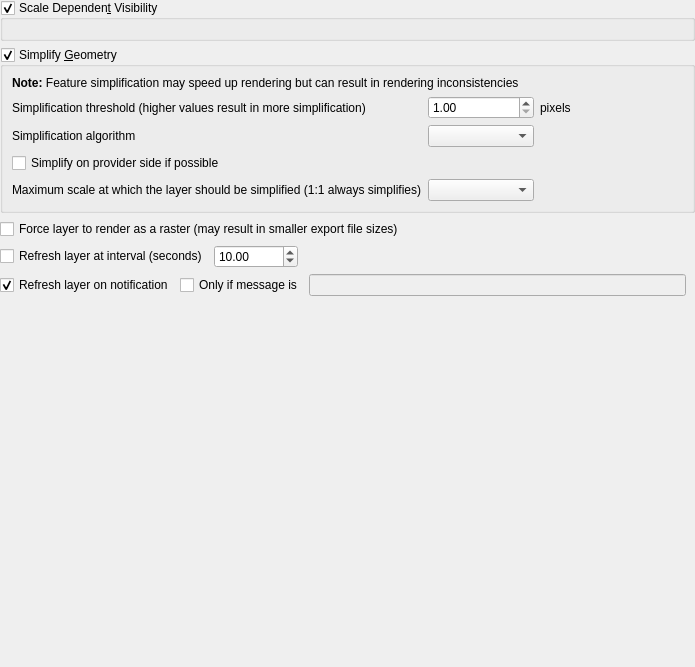
             <widget class="QWidget" name="scrollAreaWidgetContents_19">
              <property name="geometry">
               <rect>
                <x>0</x>
                <y>0</y>
                <width>695</width>
                <height>667</height>
               </rect>
              </property>
              <layout class="QVBoxLayout" name="verticalLayout_32">
               <property name="leftMargin">
                <number>0</number>
               </property>
               <property name="topMargin">
                <number>0</number>
               </property>
               <property name="rightMargin">
                <number>0</number>
               </property>
               <property name="bottomMargin">
                <number>0</number>
               </property>
               <item>
                <widget class="QgsCollapsibleGroupBox" name="mScaleVisibilityGroupBox">
                 <property name="title">
                  <string>Scale Dependen&amp;t Visibility</string>
                 </property>
                 <property name="checkable">
                  <bool>true</bool>
                 </property>
                 <layout class="QGridLayout" name="gridLayout_6">
                  <item row="0" column="0">
                   <widget class="QgsScaleRangeWidget" name="mScaleRangeWidget" native="true">
                    <property name="focusPolicy">
                     <enum>Qt::StrongFocus</enum>
                    </property>
                   </widget>
                  </item>
                 </layout>
                </widget>
               </item>
               <item>
                <widget class="QGroupBox" name="mSimplifyDrawingGroupBox">
                 <property name="title">
                  <string>Simplify &amp;Geometry</string>
                 </property>
                 <property name="checkable">
                  <bool>true</bool>
                 </property>
                 <layout class="QGridLayout" name="_12">
                  <item row="0" column="1" colspan="4">
                   <widget class="QLabel" name="label_59">
                    <property name="text">
                     <string>&lt;b&gt;Note:&lt;/b&gt; Feature simplification may speed up rendering but can result in rendering inconsistencies</string>
                    </property>
                   </widget>
                  </item>
                  <item row="1" column="1">
                   <widget class="QLabel" name="label_56">
                    <property name="text">
                     <string>Simplification threshold (higher values result in more simplification)</string>
                    </property>
                    <property name="margin">
                     <number>2</number>
                    </property>
                   </widget>
                  </item>
                  <item row="1" column="2">
                   <widget class="QgsDoubleSpinBox" name="mSimplifyDrawingSpinBox">
                    <property name="toolTip">
                     <string>Higher values result in more simplification</string>
                    </property>
                    <property name="decimals">
                     <number>2</number>
                    </property>
                    <property name="minimum">
                     <double>1.000000000000000</double>
                    </property>
                    <property name="maximum">
                     <double>30.000000000000000</double>
                    </property>
                    <property name="singleStep">
                     <double>0.200000000000000</double>
                    </property>
                    <property name="value">
                     <double>1.000000000000000</double>
                    </property>
                   </widget>
                  </item>
                  <item row="1" column="3">
                   <widget class="QLabel" name="mSimplifyDrawingPx">
                    <property name="text">
                     <string>pixels</string>
                    </property>
                    <property name="margin">
                     <number>2</number>
                    </property>
                   </widget>
                  </item>
                  <item row="1" column="4">
                   <spacer name="horizontalSpacer_40">
                    <property name="orientation">
                     <enum>Qt::Horizontal</enum>
                    </property>
                    <property name="sizeHint" stdset="0">
                     <size>
                      <width>20</width>
                      <height>20</height>
                     </size>
                    </property>
                   </spacer>
                  </item>
                  <item row="2" column="1">
                   <widget class="QLabel" name="mSimplifyAlgorithmLabel">
                    <property name="toolTip">
                     <string>This algorithm only is applied to simplify on local side</string>
                    </property>
                    <property name="text">
                     <string>Simplification algorithm</string>
                    </property>
                    <property name="margin">
                     <number>2</number>
                    </property>
                   </widget>
                  </item>
                  <item row="2" column="2">
                   <widget class="QComboBox" name="mSimplifyAlgorithmComboBox"/>
                  </item>
                  <item row="3" column="1" colspan="4">
                   <widget class="QCheckBox" name="mSimplifyDrawingAtProvider">
                    <property name="text">
                     <string>Simplify on provider side if possible</string>
                    </property>
                   </widget>
                  </item>
                  <item row="4" column="1">
                   <widget class="QLabel" name="mSimplifyMaxScaleLabel">
                    <property name="text">
                     <string>Maximum scale at which the layer should be simplified (1:1 always simplifies)</string>
                    </property>
                    <property name="margin">
                     <number>2</number>
                    </property>
                   </widget>
                  </item>
                  <item row="4" column="2">
                   <widget class="QgsScaleComboBox" name="mSimplifyMaximumScaleComboBox">
                    <property name="sizePolicy">
                     <sizepolicy hsizetype="Expanding" vsizetype="Fixed">
                      <horstretch>0</horstretch>
                      <verstretch>0</verstretch>
                     </sizepolicy>
                    </property>
                   </widget>
                  </item>
                 </layout>
                </widget>
               </item>
               <item>
                <widget class="QCheckBox" name="mForceRasterCheckBox">
                 <property name="text">
                  <string>Force layer to render as a raster (may result in smaller export file sizes)</string>
                 </property>
                </widget>
               </item>
               <item>
                <layout class="QHBoxLayout" name="horizontalLayout_3">
                 <item>
                  <widget class="QCheckBox" name="mRefreshLayerCheckBox">
                   <property name="text">
                    <string>Refresh layer at interval (seconds)</string>
                   </property>
                  </widget>
                 </item>
                 <item>
                  <widget class="QgsDoubleSpinBox" name="mRefreshLayerIntervalSpinBox">
                   <property name="toolTip">
                    <string>Lower values result in more data refreshing. Canvas updates are deferred in order to avoid refreshing multiple times if more than one layer has an auto update interval set.</string>
                   </property>
                   <property name="decimals">
                    <number>2</number>
                   </property>
                   <property name="minimum">
                    <double>0.000000000000000</double>
                   </property>
                   <property name="maximum">
                    <double>100000000000000000000.000000000000000</double>
                   </property>
                   <property name="singleStep">
                    <double>5.000000000000000</double>
                   </property>
                   <property name="value">
                    <double>10.000000000000000</double>
                   </property>
                  </widget>
                 </item>
                 <item>
                  <spacer name="horizontalSpacer_4">
                   <property name="orientation">
                    <enum>Qt::Horizontal</enum>
                   </property>
                   <property name="sizeHint" stdset="0">
                    <size>
                     <width>40</width>
                     <height>20</height>
                    </size>
                   </property>
                  </spacer>
                 </item>
                </layout>
               </item>
               <item>
                <layout class="QHBoxLayout" name="horizontalLayout_14">
                 <item>
                  <widget class="QCheckBox" name="mRefreshLayerNotificationCheckBox">
                   <property name="toolTip">
                    <string>&lt;html&gt;&lt;head/&gt;&lt;body&gt;&lt;p&gt;Some data providers can notify QGIS (e.g. PostgreSQL) with a message. If this is the case for this layer's data provider, notification will refresh the layer. &lt;/p&gt;&lt;/body&gt;&lt;/html&gt;</string>
                   </property>
                   <property name="text">
                    <string>Refresh layer on notification</string>
                   </property>
                   <property name="checked">
                    <bool>true</bool>
                   </property>
                  </widget>
                 </item>
                 <item>
                  <widget class="QFrame" name="mNotificationFrame">
                   <property name="enabled">
                    <bool>true</bool>
                   </property>
                   <property name="frameShape">
                    <enum>QFrame::NoFrame</enum>
                   </property>
                   <property name="frameShadow">
                    <enum>QFrame::Plain</enum>
                   </property>
                   <layout class="QHBoxLayout" name="horizontalLayout_1">
                    <property name="leftMargin">
                     <number>0</number>
                    </property>
                    <property name="topMargin">
                     <number>0</number>
                    </property>
                    <property name="bottomMargin">
                     <number>0</number>
                    </property>
                    <item>
                     <widget class="QCheckBox" name="mNotificationMessageCheckBox">
                      <property name="enabled">
                       <bool>true</bool>
                      </property>
                      <property name="toolTip">
                       <string>&lt;html&gt;&lt;head/&gt;&lt;body&gt;&lt;p&gt;Check if only a specific message must refresh the layer (i.e. not all data source notifications)&lt;/p&gt;&lt;/body&gt;&lt;/html&gt;</string>
                      </property>
                      <property name="text">
                       <string>Only if message is</string>
                      </property>
                     </widget>
                    </item>
                    <item>
                     <widget class="QLineEdit" name="mNotifyMessagValueLineEdit">
                      <property name="enabled">
                       <bool>false</bool>
                      </property>
                      <property name="toolTip">
                       <string>&lt;html&gt;&lt;head/&gt;&lt;body&gt;&lt;p&gt;Notification message that will refresh the layer.&lt;/p&gt;&lt;/body&gt;&lt;/html&gt;</string>
                      </property>
                     </widget>
                    </item>
                   </layout>
                  </widget>
                 </item>
                </layout>
               </item>
               <item>
                <spacer name="verticalSpacer_2">
                 <property name="orientation">
                  <enum>Qt::Vertical</enum>
                 </property>
                 <property name="sizeHint" stdset="0">
                  <size>
                   <width>20</width>
                   <height>40</height>
                  </size>
                 </property>
                </spacer>
               </item>
              </layout>
             </widget>
